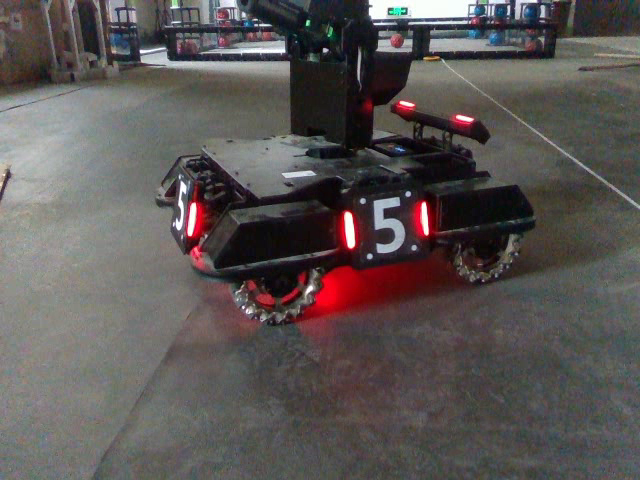
//> input picture 5.light_blob/5_red_1_50cm46.png, 640 x 480 px
$ ./main   (built with g++ and OpenCV 4)
//> lines starting //> are read from the running program, lines starting //| are printed output that depends on the picture; after the words box and inside, x2 and y2 are one past the last pixel; in counts of white or black regions, pixels touching at a corner belong together
//the god of opencv, please let it run!
#include "stdio.h"
#include<iostream>
#include <opencv2/opencv.hpp>
#include <opencv2/core/core.hpp>
#include <opencv2/highgui/highgui.hpp>
using namespace std;
using namespace cv;

int main()
{
   string imageName = "5_red_1_50cm46.png";
   Mat image = imread(imageName);
//> image is the input picture: 480 rows x 640 cols, CV_8UC3; mean B, G, R 84.3, 85.5, 91.2
   imshow("orginal", image); //try to log in the picture

   if(image.empty())  //deal the situation that image did not log in
   {
    cout<<"not found"<<endl;
    return 0;
   }

   //try to split the image


   vector<Mat>bgrsplit;

   split(image,bgrsplit);//divide the channels
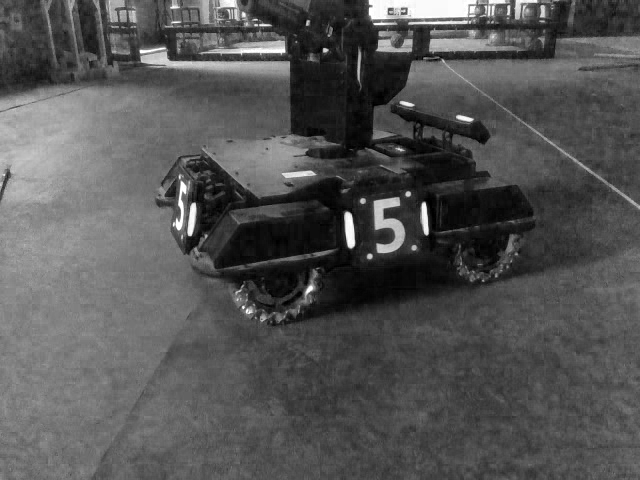
//> bgrsplit[0]: 480 rows x 640 cols, CV_8UC1; min 0, max 255, mean 84.3
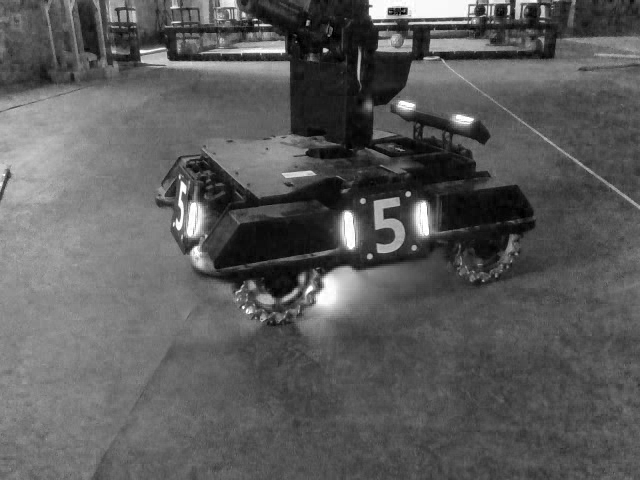
//> bgrsplit[2]: 480 rows x 640 cols, CV_8UC1; min 0, max 255, mean 91.2
   //imshow("temp", bgrsplit[0]);//test

   Mat thresholdimg;
   //Mat thresholdimg2;//backup
   threshold(bgrsplit[0],thresholdimg,70,255,THRESH_BINARY);
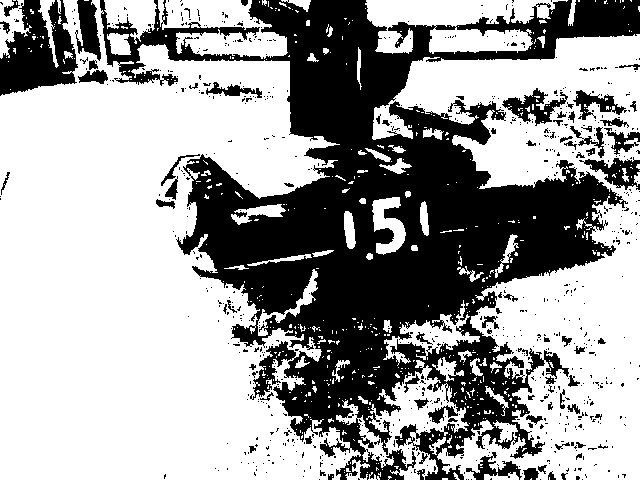
//> thresholdimg: 480 rows x 640 cols, CV_8UC1; 62.6% white; 765 black regions (687 under 20 px), largest, box (x1, y1, x2, y2) and area: (100, 0, 640, 480) 99452, (0, 0, 78, 96) 4640, (502, 88, 568, 126) 958
   //threshold(bgrsplit[1],thresholdimg2,40,255,THRESH_BINARY);//test
   Mat element;
   element = getStructuringElement(MORPH_RECT,Size(5,7));
   morphologyEx(thresholdimg,thresholdimg,MORPH_OPEN,element);
   morphologyEx(thresholdimg,thresholdimg,MORPH_CLOSE,element);//open and close to pure the image
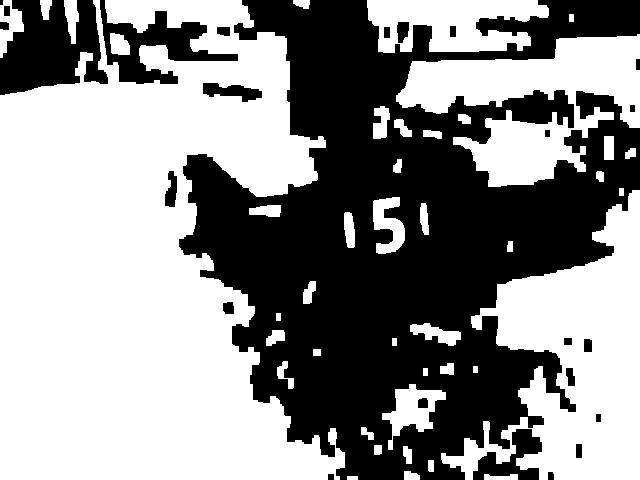
//> thresholdimg: 480 rows x 640 cols, CV_8UC1; 56.5% white; 25 black regions (1 under 20 px)

    vector<Vec4i> hierarchy;
    vector<vector<Point>> contours;
   findContours(thresholdimg, contours,hierarchy, RETR_TREE, CHAIN_APPROX_SIMPLE);//find the contour of the light
//> contours = 58 contours; largest, box (x1, y1, x2, y2) and area: (0, 0, 345, 480) 111173, (441, 190, 640, 480) 27750, (396, 34, 640, 187) 17490, (367, 0, 549, 53) 6688, (382, 384, 446, 450) 1710
   //drawContours(image, contours,-1,Scalar(0,255,0),2);//test
   //imshow("temp",image);//test
   int index=0;
   Rect point_array[20];
   Rect boundRect;
   RotatedRect box;
   vector<Point2f>boxPts(4);//dim the element
   for(int i=0; i<contours.size();i++)
   {
    boundRect=boundingRect(Mat(contours[i]));

    try// get the suitable contour
    {
     if(double(boundRect.height/boundRect.width)>=1.3&& boundRect.height>25&& boundRect.height>10)//resaons
     {
      point_array[index]= boundRect;
      index++;
     }
   }
   catch(const char* msg)
   {
    cout<<printf(msg)<<endl;
   }
  }
//> this loop made 58 passes
//> boundRect on passes 1 to 12: Rect(347, 476, 11, 4), Rect(484, 474, 34, 6), Rect(404, 471, 16, 9), Rect(428, 460, 6, 12), Rect(403, 446, 9, 18), Rect(374, 445, 8, 10), Rect(361, 427, 13, 13), Rect(382, 384, 64, 66), Rect(417, 397, 12, 12), Rect(423, 368, 5, 8), Rect(473, 366, 5, 7), Rect(440, 363, 14, 12)
//> after the loop, index = 5
  int point_near[2];
  int min = 10000;
  for(int i=0; i<index-1;i++)
  {
   for(int j=i+1;j<index;j++)
   {
    int value= abs(point_array[i].area() - point_array[j].area());
    if(value<min)
     {
      min = value;
      point_near[0]=i;
      point_near[1]=j;
     }
    }
   }
//> this loop made 4 passes
//> after the loop, min = 108; point_near = [0, 1]
   try//draw a contour of the armor
   {
    Rect rectangle_1= point_array[point_near[0]];
//> rectangle_1 = Rect(344, 212, 11, 36)
    Rect rectangle_2= point_array[point_near[1]];
//> rectangle_2 = Rect(420, 203, 9, 32)
    if(rectangle_2.x==0 || rectangle_1.x==0)
    {
     throw"no enough points";
    }
    Point point1= Point(rectangle_1.x+rectangle_1.width/ 2, rectangle_1.y);
//> point1 = Point(349, 212)
    Point point2= Point(rectangle_1.x+rectangle_1.width/ 2, rectangle_1.y+rectangle_1.height);
//> point2 = Point(349, 248)
    Point point3= Point(rectangle_2.x+rectangle_2.width/ 2, rectangle_2.y);
//> point3 = Point(424, 203)
    Point point4= Point(rectangle_2.x+rectangle_2.width/ 2, rectangle_2.y+rectangle_2.height);
//> point4 = Point(424, 235)
    Point p[4]= {point1,point2,point4,point3};
//> p = 4 Points (x, y): [349, 212], [349, 248], [424, 235], [424, 203]
    cout<<p[0]<<p[1]<<p[2]<<p[3]<<endl;// output the points
//| [349, 212][349, 248][424, 235][424, 203]
    for(int i=0; i<4; i++)
    {
     line(image,p[i%4],p[(i+1)%4], Scalar(0,255,0),2);
    }
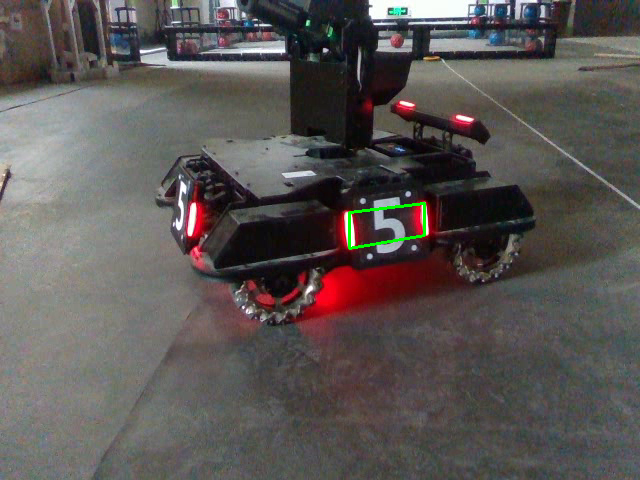
//> image: 480 rows x 640 cols, CV_8UC3; 0.21% of pixels changed, all inside (x1, y1, x2, y2) = (348, 202, 426, 250)
   }
  catch(const char*msg)
  {
   cout<<msg<<endl;
  }
  imshow("final",image);//test


   imshow("target1",thresholdimg);//test
   //imshow("target2",thresholdimg2);//test
   waitKey(0);//test


   return 0;
}
